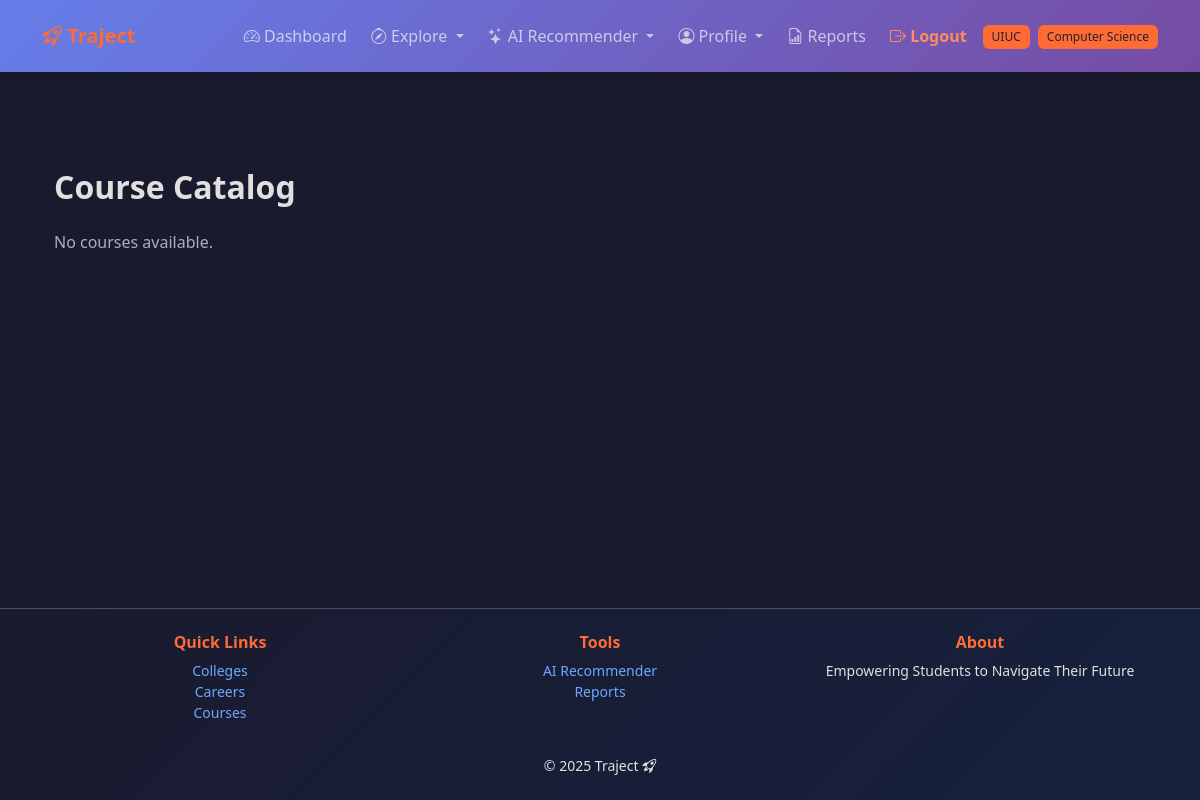
Page /catalog/ (signed in) on the earlier database version.
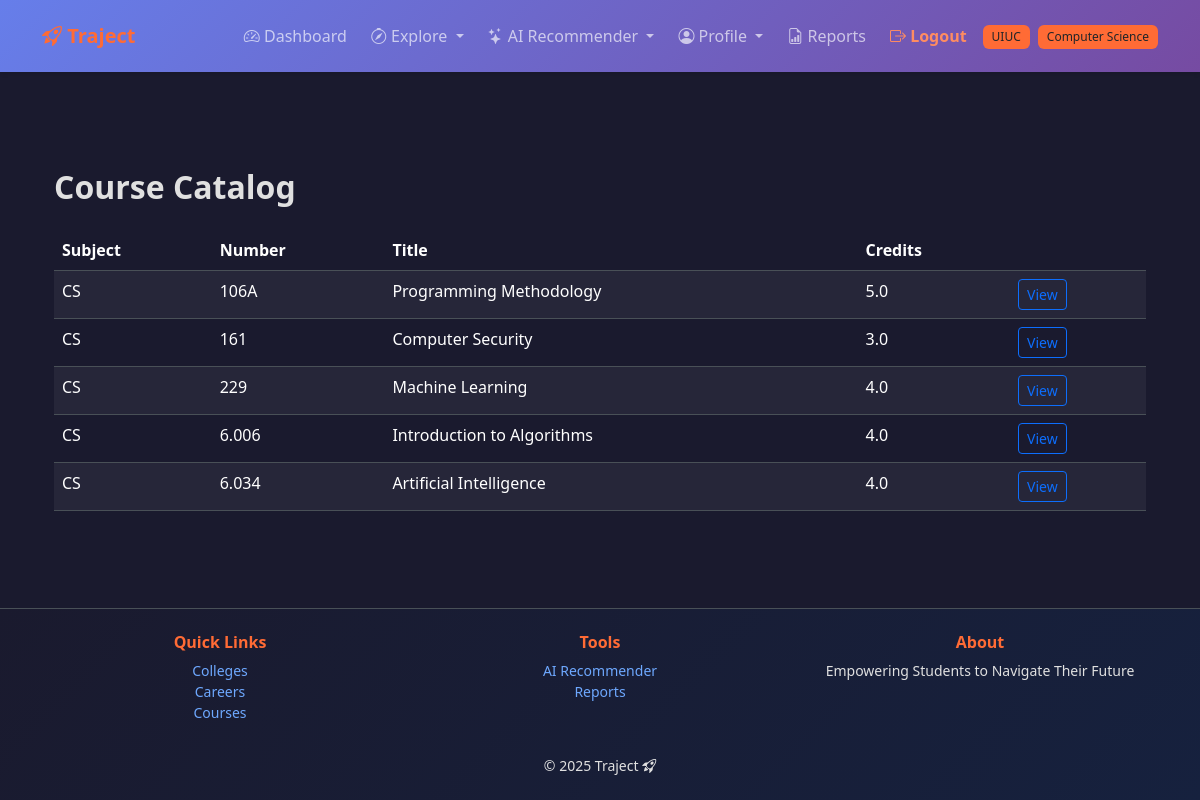
Same page on the later database version.
### catalog/models.py (models this page shows, shortened)
class Course(models.Model):
    subject = models.CharField(max_length=10)
    number = models.CharField(max_length=10)
    title = models.CharField(max_length=200)
    credits = models.DecimalField(max_digits=3, decimal_places=1)
    description = models.TextField(blank=True)
    college = models.ForeignKey(
        "colleges.College",
        on_delete=models.CASCADE,
        related_name="courses",
        null=True,
        blank=True,
    )
    class Meta:
        ordering = ["subject", "number"]
        unique_together = ("subject", "number", "college")

### catalog/views.py (the view)
# urls.py: path("", views.course_list_view, name="courses"),
@login_required
def course_list_view(request):
    courses = Course.objects.all().order_by("subject", "number")
    return render(request, "catalog/course_list.html", {"courses": courses})

### templates/catalog/course_list.html (shortened to what this page needs)
{% extends "accounts/base.html" %}
{% block content %}
<div class="container mt-5">
 <h2 class="fw-bold mb-4">Course Catalog</h2>
 {% if courses %}
 <table class="table table-striped">
 <thead>
 <tr>
 <th>Subject</th>
 <th>Number</th>
 <th>Title</th>
 <th>Credits</th>
 <th></th>
 </tr>
 </thead>
 <tbody>
 {% for course in courses %}
 <tr>
 <td>{{ course.subject }}</td>
 <td>{{ course.number }}</td>
 <td>{{ course.title }}</td>
 <td>{{ course.credits }}</td>
 <td><a href="{% url 'catalog:course_detail' course.id %}" class="btn btn-sm btn-outline-primary">View</a></td>
 </tr>
 {% endfor %}
 </tbody>
 </table>
 {% else %}
 <p class="text-muted">No courses available.</p>
 {% endif %}
</div>
{% endblock %}

Differences in the rows shown:
added Course: subject "CS", number "106A", title "Programming Methodology", credits "5.0"
added Course: subject "CS", number "161", title "Computer Security", credits "3.0"
added Course: subject "CS", number "229", title "Machine Learning", credits "4.0"
added Course: subject "CS", number "6.006", title "Introduction to Algorithms", credits "4.0"
added Course: subject "CS", number "6.034", title "Artificial Intelligence", credits "4.0"
Other differences:
text no longer shown: "No courses available."
text now shown: "Subject Number Title Credits"
